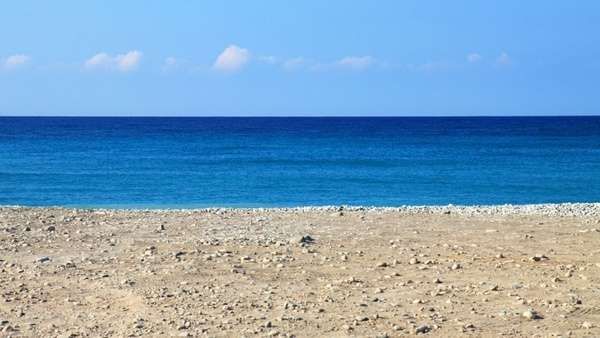
#> input picture Images/image.jpeg, 600 x 338 px
$ jupyter execute image-segmentation.ipynb
#> lines starting #> are read from the running program, lines starting #| are printed output that depends on the picture
## Reading in C data.txt file
### This code shows the segmented image outputted by K-means distribution in C

[cell 1]
import cv2
import matplotlib.pyplot as plt
import numpy as np

image_segmented_path = "./Images/image.jpeg"
data_path = "./Data/data.txt"

def show_original():
    '''
    SHOW ORIGINAL IMAGE MEANT TO BE SEGMENTED
    '''
    img = cv2.imread(image_segmented_path)
#> img is the input picture: shape (338, 600, 3); mean B, G, R 190.7, 161.9, 124.6
    img = cv2.cvtColor(img, cv2.COLOR_BGR2RGB)

    plt.figure(figsize=(7, 7))
    plt.title("Image to Segment")
    plt.xticks([]), plt.yticks([])
    plt.imshow(img)
    plt.show()

def show_segmented(data_path):
    '''
    SHOW SEGMENTED IMAGE FROM
    '''
    # Read data out-putted from C-file
    with open(data_path, 'r') as f:
        data = f.read()
    # Str -> Int
    data_arr = [int(i) for i in data.split()]

    img = cv2.imread(image_segmented_path)
    h, w, ch = img.shape

    img_clustered = np.reshape(data_arr, ((h, w)))

    try:
        plt.figure(figsize=(7, 7))
        plt.title("Segmented Image")
        plt.imshow(img_clustered, cmap='gray')
        plt.xticks([]), plt.yticks([])
        plt.show()
    except Exception as e:
        print(e)

    return img_clustered

show_original()
img_clusterd_c = show_segmented(data_path)
#> (reads Data/data.txt from the repository)
#> in show_segmented, `plt.show()`:
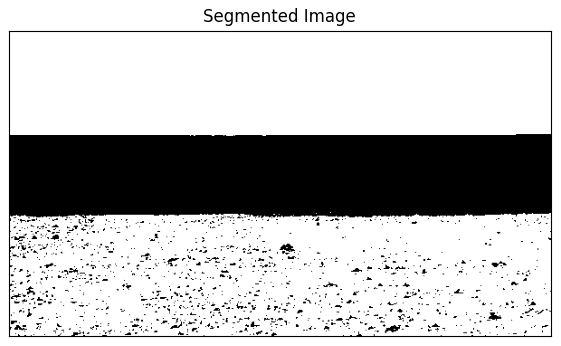
#> figure drawn by matplotlib, 1 panel

[cell 2]
fig = plt.figure()
plt.title("Pixel count in each group")
ax = fig.add_axes([0,0,1,1])
groups = ['Group 1', 'Group 2']
group_counts = [393991, 527609]
ax.bar(groups, group_counts)
plt.show()
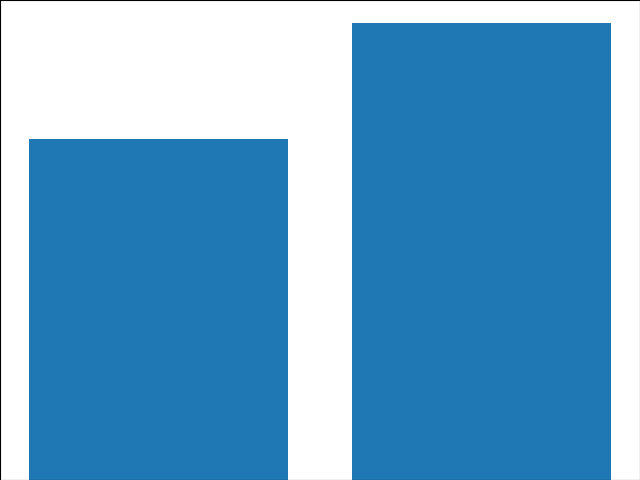
#> figure drawn by matplotlib, 1 panel

## Comparing C and Python
### This code compares the python and C outputs

[cell 3]
import numpy as np
import math
import cv2
import matplotlib.pyplot as plt

img = cv2.imread("flower.jpg", cv2.COLOR_BGR2RGB)
img = np.float32(img)
#> img = nan

# [140 lines left out: functions compute_mean, k_means, calc_distance, euclidian_distance, show_plot, show_figures, not called in this run]

def k_means_2(img, k, iter_n):
    """
    Segments the image, used for color (not grayscale)
    -----
    args img: image to be segmented
    args k: number of clusters
    args iter: iteration numbers
    """
    w, h, ch = img.shape

    # Get image data points
    data_pts = img.reshape((w*h,ch))
    data_pts = np.float32(data_pts)

     # 1. Randomly select K centers
    # We do this by create a random array of RGB or GRAY values for each K
    center = data_pts[np.random.randint(data_pts.shape[0], size=k)]


    # 2. Assign each point to the nearest cluster
    vect = np.zeros(data_pts.shape[0], dtype=np.float64)
    dist = np.zeros([data_pts.shape[0], k], dtype=np.float64)

    cluster_iter = []
    l=0
    for i in range(iter_n):
        for i, j in enumerate(center):
            # Calculate distance
            # Assign each point to nearest cluster by calculating its distance to each center
            dist[:, i] = euclidian_distance(j, data_pts)

        # 3. Compute new mean for each cluster
        min_dist = np.argmin(dist, axis=1)


        # Adjust center of each cluster
        for c in range(k):
            center[c] = np.mean(data_pts[min_dist == c], 0)

        # Store first 5 iterations
        center_temp = np.uint8(center)
        cluster_tmp = center_temp[min_dist.flatten()]
        if(ch>1):
            cluster_tmp = cluster_tmp.reshape((w, h, ch))
        else:
            cluster_tmp = cluster_tmp.reshape((w, h))
        cluster_iter.append(cluster_tmp)

    # convert back to int
    center = np.uint8(center)

    # get clusters
    cluster = center[min_dist.flatten()]
    if(ch==1):
        cluster = cluster.reshape((w, h))
    else:
        cluster = cluster.reshape((w, h, ch))


    return cluster_iter

def euclidian_distance(center, point):
    """
    Calculates the eucilidean distance between points and center
    -----
    args points: the points
    args centers: the centers of the distributions
    """
    # Calculate the distance between each point and each center
    return np.linalg.norm(point - center, axis=1)

def show_plot(imgs, cols=3, isGray = False):
    plt.figure(figsize=(7,7))
    plt.xticks([]), plt.yticks([])
    plt.title("Python K-means Output")
    plt.imshow(imgs[4])
    plt.show()

    return imgs


img = cv2.imread(image_segmented_path)
img = cv2.cvtColor(img, cv2.COLOR_BGR2RGB)
clusters = k_means_2(img, k=2, iter_n=6)
#> in k_means_2, `center = data_pts[np.random.randint(data_pts.shape[0], size=k)]`: center = [[190, 175, 152], [124, 184, 246]]
#> the loop in k_means_2, `for i in range(iter_n):` made 6 passes
#> center_temp on passes 1 to 6: [[194, 179, 155], [80, 150, 212]], [[195, 182, 159], [78, 148, 210]], [[196, 182, 161], [78, 148, 209]], [[195, 182, 161], [78, 148, 209]], [[195, 183, 161], [78, 148, 209]], [[195, 183, 161], [78, 148, 209]]
#> pass 1, in k_means_2, `cluster_tmp = cluster_tmp.reshape((w, h, ch))`:
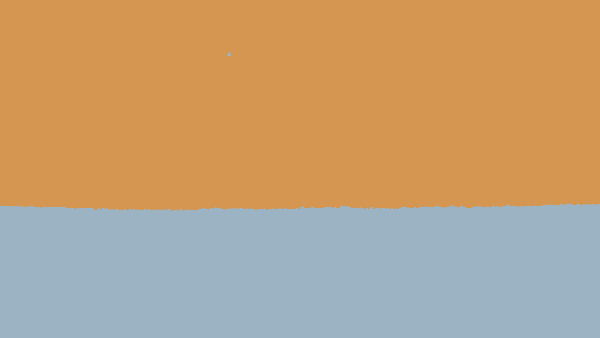
#> cluster_tmp: shape (338, 600, 3); mean of channels 0, 1, 2 124, 161.2, 190; drawn as B, G, R
#> pass 2, in k_means_2, `cluster_tmp = cluster_tmp.reshape((w, h, ch))`:
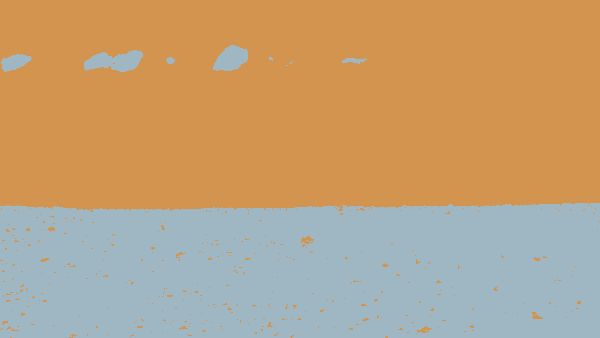
#> cluster_tmp: shape (338, 600, 3); mean of channels 0, 1, 2 123.8, 161.3, 190; drawn as B, G, R
#> after the loop in k_means_2, `for i in range(iter_n):`: center = [[196, 183, 161.8], [78.2, 148.2, 209.5]]; cluster_iter = 6 items; dist = 202800 pairs, first value 1.03 to 281.2, second value 10.97 to 246.4
#> in k_means_2, `center = np.uint8(center)`: center = [[195, 183, 161], [78, 148, 209]]
#> clusters = 6 items

final_plot = show_plot(clusters)
#> in show_plot, `plt.show()`:
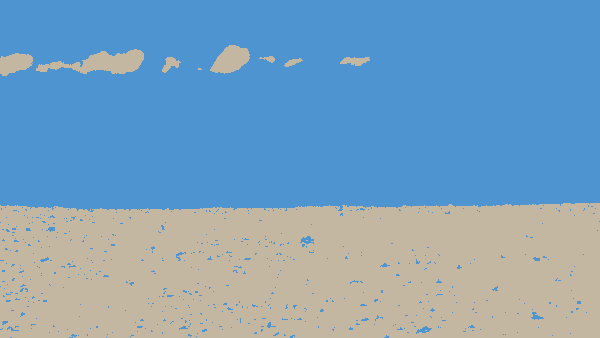
#> shown: shape (338, 600, 3); mean R, G, B 124.1, 161.8, 190.1
#> final_plot = 6 items

show_segmented(data_path)
